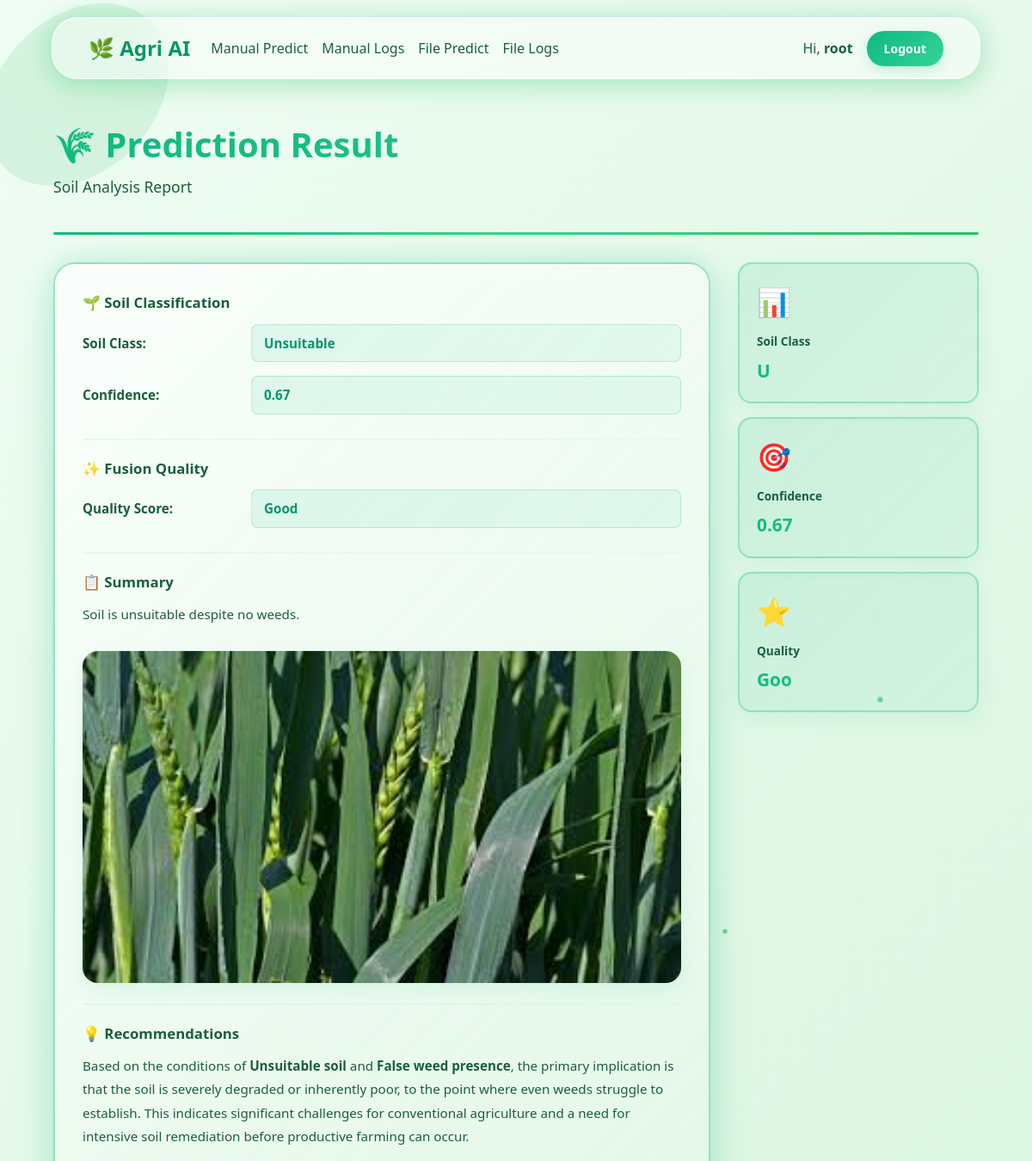
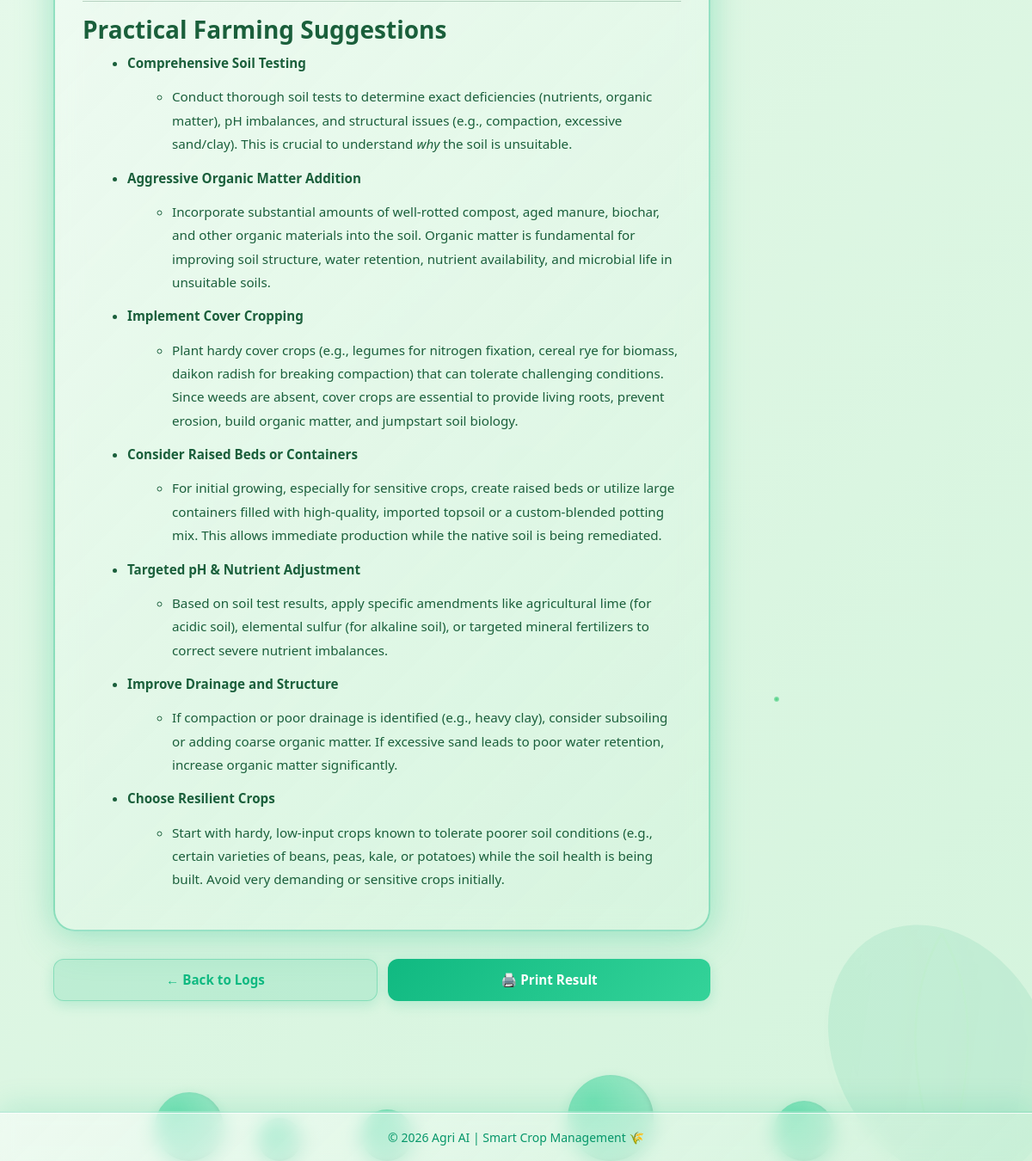
The app's page /result/19/ (signed in) with its own data (2 pictures, top to bottom).
### core/models.py (models this page shows)
class PredictionRecord(models.Model):
    user = models.ForeignKey(User, on_delete=models.CASCADE)
    soil = models.ForeignKey(SoilInput, on_delete=models.CASCADE)
    image = models.ForeignKey(ImageInput, on_delete=models.CASCADE)
    soil_score = models.FloatField(null=True, blank=True)           # P
    soil_class = models.CharField(max_length=50, null=True, blank=True)
    weed_presence = models.BooleanField(default=False)              # Q
    weed_details_json = models.JSONField(null=True, blank=True)
    fusion_quality = models.CharField(max_length=20)                # good/bad
    fusion_summary_text = models.TextField()
    suggestions_text = models.TextField()
    confidences_json = models.JSONField(null=True, blank=True)
    created_at = models.DateTimeField(auto_now_add=True)

class ImageInput(models.Model):
    user = models.ForeignKey(User, on_delete=models.CASCADE)
    image = models.ImageField(upload_to="uploads/")
    capture_date = models.DateField(null=True, blank=True)
    notes = models.TextField(null=True, blank=True)
    created_at = models.DateTimeField(auto_now_add=True)

### core/views.py (the view)
# urls.py: path("result/<int:pk>/", views.result_view, name="result"),
@login_required
def result_view(request, pk):
    record = get_object_or_404(PredictionRecord, pk=pk)
    image = get_object_or_404(ImageInput, pk=pk)
    fusion_summary_html = markdown2.markdown(record.fusion_summary_text or "")
    suggestions_html = markdown2.markdown(record.suggestions_text or "")
    return render(request, "core/result.html", {
        "record": record,
        "fusion_summary_html": fusion_summary_html,
        "suggestions_html": suggestions_html,
        "image": image,
    })

### templates/core/result.html (shortened to what this page needs)
{% extends 'base.html' %}
{% block content %}
<div class="result-container">
  <div class="result-header">
    <h2>🌾 Prediction Result</h2>
    <p>Soil Analysis Report</p>
  </div>
  <hr class="result-divider" />
  <div class="result-wrapper">
    <div>
      <div class="result-card">
        <div class="result-section">
          <div class="section-header">
            🌱 Soil Classification
          </div>
          <div class="info-row">
            <div class="info-label">Soil Class:</div>
            <div class="info-value">{{ record.soil_class }}</div>
          </div>
          <div class="info-row">
            <div class="info-label">Confidence:</div>
            <div class="info-value">{{ record.confidences_json.soil_confidence }}</div>
          </div>
        </div>
        <hr class="section-divider" />
        <div class="result-section">
          <div class="section-header">
            ✨ Fusion Quality
          </div>
          <div class="info-row">
            <div class="info-label">Quality Score:</div>
            <div class="info-value">{{ record.fusion_quality }}</div>
          </div>
        </div>
        <hr class="section-divider" />
        <div class="result-section">
          <div class="section-header">
            📋 Summary
          </div>
          <div class="content-text">
            {{ fusion_summary_html|safe }}
          </div>
        </div>
        <div class="image-card">
          <img src="{{ image.image.url }}" alt="Soil analysis image">
        </div>
        <hr class="section-divider" />
        <div class="result-section">
          <div class="section-header">
            💡 Recommendations
          </div>
          <div class="content-text">
            {{ suggestions_html|safe }}
          </div>
        </div>
      </div>
      <div class="action-buttons">
        <a href="{% url 'logs' %}" class="action-btn action-btn-secondary">
          ← Back to Logs
        </a>
        <button onclick="window.print()" class="action-btn">
          🖨️ Print Result
        </button>
      </div>
    </div>
    <div class="result-sidebar">
      <div class="stat-card">
        <span class="stat-icon">📊</span>
        <div class="stat-label">Soil Class</div>
        <div class="stat-value">{{ record.soil_class|slice:":1" }}</div>
      </div>
      <div class="stat-card">
        <span class="stat-icon">🎯</span>
        <div class="stat-label">Confidence</div>
        <div class="stat-value">{{ record.confidences_json.soil_confidence|slice:":3" }}</div>
      </div>
      <div class="stat-card">
        <span class="stat-icon">⭐</span>
        <div class="stat-label">Quality</div>
        <div class="stat-value">{{ record.fusion_quality|slice:":3" }}</div>
      </div>
    </div>
  </div>
</div>
{% endblock %}

### templates/base.html (shortened to what this page needs)
{% load static %}
<!doctype html>
<html lang="en">
<head>
  <link href="https://cdn.jsdelivr.net/npm/bootstrap@5.3.3/dist/css/bootstrap.min.css" rel="stylesheet">
</head>
<body>
  <div class="animated-bg"></div>
  <div class="leaf-decoration leaf-top-left">
  </div>
  <div class="leaf-decoration leaf-bottom-right">
  </div>
  <div class="particles-container">
    <div class="particle particle-1"></div>
    <div class="particle particle-2"></div>
    <div class="particle particle-3"></div>
    <div class="particle particle-4"></div>
    <div class="particle particle-5"></div>
    <div class="particle particle-6"></div>
    <div class="particle particle-7"></div>
    <div class="particle particle-8"></div>
  </div>
  <div class="bubble bubble1"></div>
  <div class="bubble bubble2"></div>
  <div class="bubble bubble3"></div>
  <div class="bubble bubble4"></div>
  <div class="bubble bubble5"></div>
  <nav class="navbar navbar-expand-lg navbar-pro navbar-floating">
    <div class="container-fluid">
      <a class="navbar-brand" href="{% url 'home' %}">🌿 Agri AI</a>
      <div class="collapse navbar-collapse" id="navbarNav">
        <ul class="navbar-nav me-auto">
          <li class="nav-item"><a class="nav-link" href="{% url 'predict' %}">Manual Predict</a></li>
          <li class="nav-item"><a class="nav-link" href="{% url 'logs' %}">Manual Logs</a></li>
          <li class="nav-item"><a class="nav-link" href="{% url 'predict_file' %}">File Predict</a></li>
          <li class="nav-item"><a class="nav-link" href="{% url 'pdf_logs' %}">File Logs</a></li>
        </ul>
        <ul class="navbar-nav align-items-center">
          {% if request.user.is_authenticated %}
            <li class="nav-item"><span class="navbar-text me-3">Hi, <strong>{{ request.user.username }}</strong></span></li>
            <li class="nav-item">
                <form action="{% url 'logout' %}" method="post" class="d-inline">
                    <button type="submit" class="btn btn-pro btn-sm">Logout</button>
                </form>
            </li>
          {% else %}
            <li class="nav-item"><a class="btn btn-pro me-2" href="{% url 'login' %}">Login</a></li>
            <li class="nav-item"><a class="btn btn-pro" href="{% url 'signup' %}">Signup</a></li>
          {% endif %}
        </ul>
      </div>
    </div>
  </nav>
  <div class="container mt-4 mb-5">
    {% block content %}{% endblock %}
  </div>
  <footer class="mt-auto py-3 text-center">
    <div class="container">
      <small>© 2026 Agri AI | Smart Crop Management 🌾</small>
    </div>
  </footer>
</body>
</html>

### records on screen
PredictionRecord: soil_class "Unsuitable", confidences_json.soil_confidence "0.67", fusion_quality "Good", fusion_summary_text "Soil is unsuitable despite no weeds.", soil_class "U", fusion_quality "Goo"
ImageInput: image (picture)

### other values on screen
{{ request.user.username }} "root"
